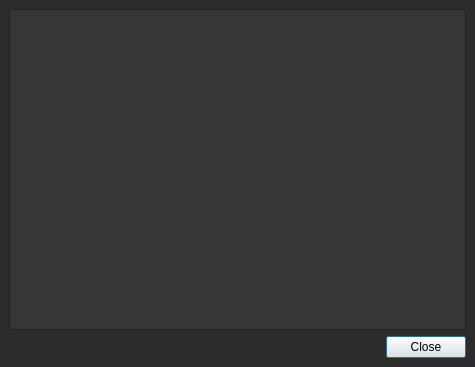
<?xml version="1.0" encoding="UTF-8"?>
<ui version="4.0">
 <class>TerminalDialog</class>
 <widget class="QDialog" name="TerminalDialog">
  <property name="geometry">
   <rect>
    <x>0</x>
    <y>0</y>
    <width>475</width>
    <height>367</height>
   </rect>
  </property>
  <property name="windowTitle">
   <string>Dialog</string>
  </property>
  <property name="styleSheet">
   <string notr="true">#widgetC {
	background-color: rgb(44, 44, 44);
}

#plainTextEdit {
	border: 1px solid rgb(35, 35, 35);
	background-color: rgb(54, 54, 54);
}</string>
  </property>
  <layout class="QVBoxLayout" name="verticalLayout">
   <property name="spacing">
    <number>0</number>
   </property>
   <property name="leftMargin">
    <number>0</number>
   </property>
   <property name="topMargin">
    <number>0</number>
   </property>
   <property name="rightMargin">
    <number>0</number>
   </property>
   <property name="bottomMargin">
    <number>0</number>
   </property>
   <item>
    <widget class="QWidget" name="widgetC" native="true">
     <layout class="QVBoxLayout" name="verticalLayout_2">
      <item>
       <widget class="QPlainTextEdit" name="plainTextEdit">
        <property name="styleSheet">
         <string notr="true">color: rgb(208, 213, 223);</string>
        </property>
       </widget>
      </item>
      <item>
       <widget class="QDialogButtonBox" name="buttonBox">
        <property name="orientation">
         <enum>Qt::Horizontal</enum>
        </property>
        <property name="standardButtons">
         <set>QDialogButtonBox::Close</set>
        </property>
       </widget>
      </item>
     </layout>
    </widget>
   </item>
  </layout>
 </widget>
 <resources/>
 <connections>
  <connection>
   <sender>buttonBox</sender>
   <signal>accepted()</signal>
   <receiver>TerminalDialog</receiver>
   <slot>accept()</slot>
   <hints>
    <hint type="sourcelabel">
     <x>227</x>
     <y>350</y>
    </hint>
    <hint type="destinationlabel">
     <x>157</x>
     <y>274</y>
    </hint>
   </hints>
  </connection>
  <connection>
   <sender>buttonBox</sender>
   <signal>rejected()</signal>
   <receiver>TerminalDialog</receiver>
   <slot>reject()</slot>
   <hints>
    <hint type="sourcelabel">
     <x>295</x>
     <y>356</y>
    </hint>
    <hint type="destinationlabel">
     <x>286</x>
     <y>274</y>
    </hint>
   </hints>
  </connection>
 </connections>
</ui>
